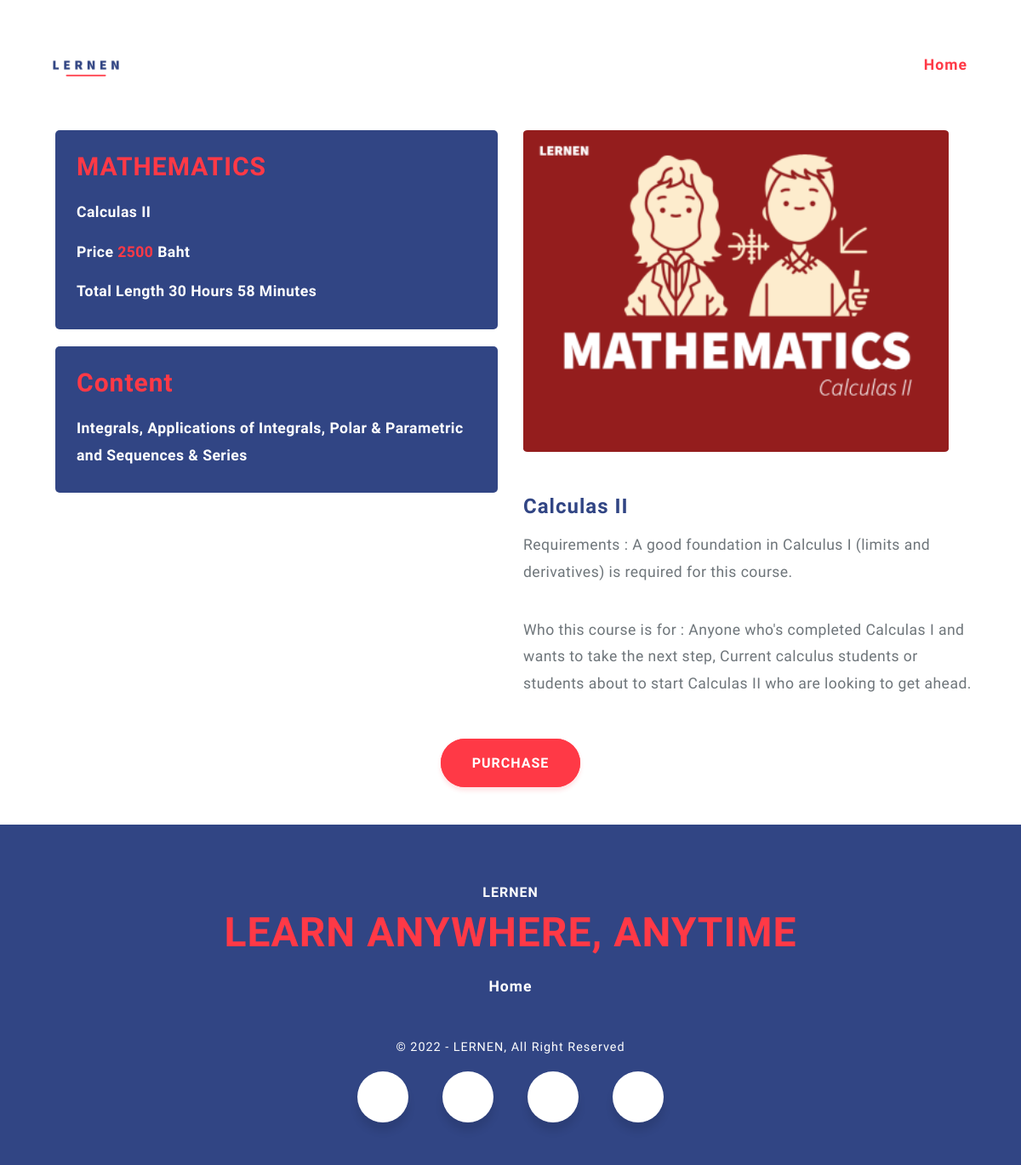
/detail.php?id=C00004 (signed in), run on the app's committed database.
### tables this page shows
CREATE TABLE `course` (
  `id_course` varchar(11) NOT NULL,
  `subject` varchar(20) NOT NULL,
  `coursename` varchar(50) NOT NULL,
  `price` int(10) NOT NULL,
  `content` varchar(255) NOT NULL,
  `length` varchar(50) NOT NULL,
  `requirement` varchar(255) NOT NULL,
  `description` varchar(255) NOT NULL,
  `image` text NOT NULL,
  `video` varchar(5) NOT NULL
);

### detail.php (the view, shortened to what this page needs)
<?php
    include('server.php');
?>
<!DOCTYPE html>
<html lang="en">
<head>
    <link rel="stylesheet" href="icofont.min.css">
    <link href="css/bootstrap.min.css" rel="stylesheet" />
    <link href="css/slick.css" rel="stylesheet" />
    <link href="css/main.css" rel="stylesheet" />
</head>
<body>
    <header id="home">
        <div class="container">
            <nav class="navbar navbar-expand-lg navbar-light ">
                <a class="navbar-brand"><img src="images/lernenlogo.png" width="120" height="55"></a>
                <div class="collapse navbar-collapse" id="navbarSupportedContent">
                    <ul class="navbar-nav mr-auto">
                        <li class="nav-item active">
                            <a href="mainpage.php" class="nav-link" style="margin-left: 800px;">Home</a>
                        </li>
                    </ul>
                </div>
        </div>
        <section id="blog-single" class="p-top-80 p-bottom-80">
            <div class="container clearfix">
                <div class="row">
                    <?php
                        $ids = $_GET['id'];
                        $sql = "SELECT * FROM course WHERE course.id_course='$ids' ";
                        $result = mysqli_query($conn,$sql);
                        ($row = mysqli_fetch_array($result))
                    ?>
                    <div class="col-sm-6 sidebar">
                        <div class="widget" style="margin-bottom: 20px;">
                            <ul>
                                <h4><?=$row['subject']?></h4>
                                <p><?=$row['coursename']?></p>
                                <p>Price <span style="color: #ff3946;"><?=$row['price']?></span> Baht</p>
                                <p><?=$row['length']?></p>
                            </ul>
                        </div>
                        <div class="widget" style="margin-top: 10px;">
                            <ul>
                                <h4>Content</h4>
                                <p><?=$row['content']?></p>
                            </ul>
                        </div>
                    </div>
                    <div class="col-sm-6">
                        <div class="postSingle">
                            <div class="postMedia">
                                <img alt="" src="images/<?=$row['image']?>" width="500" height="300"
                                    style="border-radius: 1%;">
                            </div>
                            <div class="postTitle">
                                <h1><?=$row['coursename']?></h1>
                            </div>
                            <p><?=$row['requirement']?></p>
                            <p><?=$row['description']?></p>
                            </div>
                        </div>
                    </div>
                </div>
                <div class="hero-btns contact-btn" style="margin-top:50px; margin-bottom: 60px; widht: 50px;">
                                    <a href="payment.php?id=<?=$row['id_course']?>">PURCHASE</a>
            </div>
        </section>
        <footer>
            <div class="container">
                <div class="row">
                    <div class="col-12">
                        <h5>LERNEN</h5>
                        <h3>LEARN ANYWHERE, ANYTIME</h3>
                        <ul class="contact-nav">
                            <li><a data-scroll href="mainpage.php">Home</a></li>
                        </ul>
                        <h6>© 2022 - LERNEN, All Right Reserved</h6>
                        <ul class="social">
                            <div class="wrapper">
                                <div class="icon email">
                                    <span><i class="icofont-ui-email"></i></span>
                                </div>
                                <div class="icon phone">
                                    <span><i class="icofont-phone"></i></span>
                                </div>
                                <div class="icon facebook">
                                    <span><i class="icofont-facebook"></i></span>
                                </div>
                                <div class="icon location">
                                    <span><i class="icofont-location-pin"></i></span>
                                </div>
                            </div>
                        </ul>
                    </div>
                </div>
            </div>
        </footer>
</body>
</html>

### css/main.css (style rules this page uses)
* { margin: 0; padding: 0; }
html { -webkit-box-sizing: border-box; -moz-box-sizing: border-box; box-sizing: border-box; }
*, *:before, *:after { -webkit-box-sizing: inherit; -moz-box-sizing: inherit; box-sizing: inherit; }
a { font-weight: 600; color: #314584; text-decoration: none; letter-spacing: 1px; position: relative; }
img { max-width: 100%; height: auto; }
h1, .h1, h2, .h2, h3, .h3, h4, .h4, h5, .h5, h6, .h6 { color: #314584; font-weight: 600; letter-spacing: 1px; }
body { color: #314584; font-family: 'Work Sans', sans-serif; font-size: 14px; font-weight: 400; overflow-x: hidden; transition: opacity 1s; min-width: 330px; }
h1, .h1 { font-size: 4.4rem; margin-bottom: 20px; }
h3, .h3 { font-size: 1.9rem; line-height: 2.5rem; margin-bottom: 15px; }
h4, .h4 { font-size: 24px; }
h5, .h5 { font-size: 1rem; color: #FF3946; }
h6, .h6 { font-size: 1rem; margin-bottom: 10px; }
p { font-size: 1.1rem; line-height: 1.8; color: #6E757A; margin-bottom: 15px; letter-spacing: 0.025em; }
.hero-btns a:first-child { background-color: #FF3946; border: 2px solid #FF3946; color: #fff; padding: 17px 35px; font-size: 1.0rem; border-radius: 30px; -webkit-box-shadow: 0px 4px 5px 0px rgba(255, 57, 70, 0.15); -moz-box-shadow: 0px 4px 5px 0px rgba(255, 57, 70, 0.15); box-shadow: 0px 4px 5px 0px rgba(255, 57, 70, 0.15); }
.hero-btns a:last-child { color: #314584; padding: 17px 35px; font-size: 1.0rem; }
.contact-btn { text-align: center; margin-top: 70px; }
.contact-btn a { color: #fff !important; }
.navbar-light .navbar-nav .nav-link { color: #314584; font-size: 1.1rem; white-space: nowrap; }
.hero-btns { margin-bottom: 350px; }
.navbar-light .navbar-nav .active>.nav-link, .navbar-light .navbar-nav .nav-link.active, .navbar-light .navbar-nav .nav-link.show, .navbar-light .navbar-nav .show>.nav-link { color: #FF3946; }
.navbar { padding: 50px 0 0 0; }
.navbar-light .navbar-brand { margin-right: 10%; }
.nav-item { padding: 0 10px; }
footer { background-color: #314584; width: 100%; min-height: 400px; text-align: center; padding: 70px 0px 0px 0px; }
footer h5 { color: #fff; padding-bottom: 10px; }
footer h3 { color: #FF3946; font-size: 3rem; margin-bottom: 30px; }
.contact-nav li { display: inline; color: #fff; }
.contact-nav a { color: #fff; font-size: 1.1rem; padding: 20px 20px; }
footer h6 { color: #fff; font-size: 0.9rem; font-weight: 400; margin-top: 50px; margin-bottom: 20px; }
@media (max-width: 1700px) { .hero-btns { margin-bottom: 200px; } }
@media (max-width: 1350px) { .hero-btns { margin-bottom: 140px; } }
.wrapper { display: inline-flex; }
.wrapper .icon { margin: 0 20px; text-align: center; cursor: pointer; display: flex; align-items: center; justify-content: center; flex-direction: column; position: relative; z-index: 2; transition: 0.4s cubic-bezier(0.68, -0.55, 0.265, 1.55); }
.wrapper .icon span { display: block; height: 60px; width: 60px; background: #fff; border-radius: 50%; position: relative; z-index: 2px; box-shadow: 0px 10px 10px rgba(0, 0, 0, 0.1); transition: 0.4s cubic-bezier(0.68, -0.55, 0.265, 1.55); }
.wrapper .icon span i { line-height: 60px; font-size: 25px; }
.widget { margin-top: 50px; margin-bottom: 50px; margin-left: 20px; background-color: #314584; padding: 25px 25px 12px; border-radius: 5px; }
.widget p { color: #fff; font-weight: 600; }
.widget h4 { font-size: 30px; margin-bottom: 20px; color: #ff3946; }
.postSingle .postTitle { margin-top: 50px; padding-bottom: 10px; }
.postSingle .postTitle h1 { font-size: 24px; margin-bottom: 5px; }
.postSingle .postMedia { margin-top: 50px; padding: 0; }

### data on the page
course: subject "MATHEMATICS", coursename "Calculas II", price "2500", length "Total Length 30 Hours 58 Minutes", content "Integrals, Applications of Integrals, Polar & Parametric and Sequences & Series", image (picture), requirement "Requirements : A good foundation in Calculus I (limits and derivatives) is required for this course.", description "Who this course is for : Anyone who's completed Calculas I and wants to take the next step, Current calculus students or students about to start Calculas II who are looking to get ahead."
